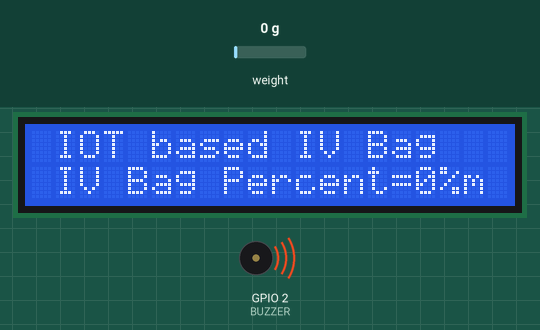
Simulated run of this sketch. Board: ESP32. On the bench: 20×2 character LCD, buzzer (waves = sounding, pin HIGH). The inputs (shaded band) are chosen by the test bench; at power-on: weight on the scale 0 g. WiFi joins after 1.5 s; servers stay silent unless stated; what the sketch prints to the serial monitor is not drawn.

Above: at 5.0 s.
5.1 s: weight on the scale set to 2 g
At 7.1 s:
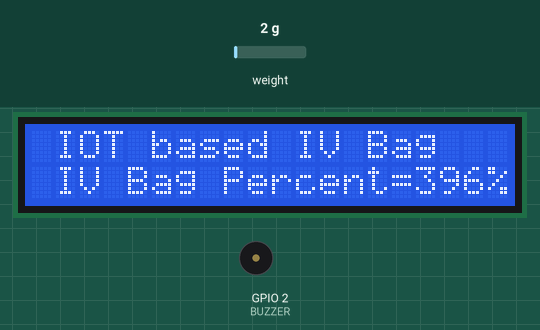
7.5 s: weight on the scale set to 100 g
At 8.8 s:
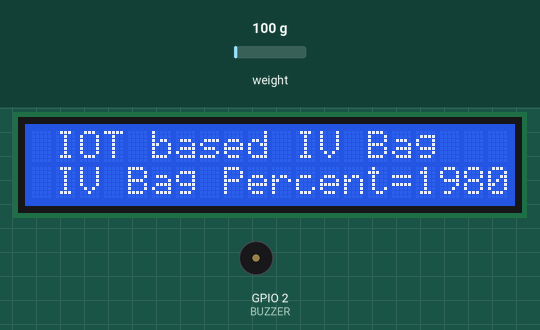
9.1 s: weight on the scale set to 1250 g
At 11.1 s:
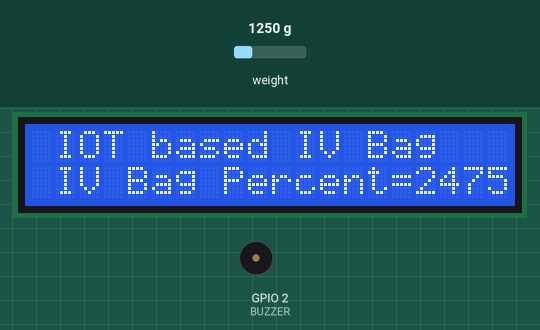
Timing chart, 0 to 12.6 s (numbered marks = the images above; inputs shaded):
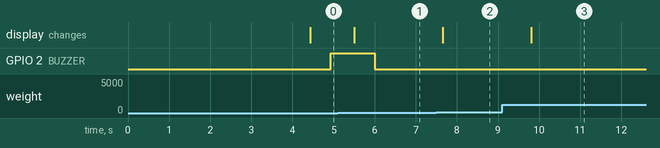

The sketch:

IV_BAG_Sample_code.ino
```cpp
#include <WiFi.h>
#include <WiFiClient.h>
#include <BlynkSimpleEsp32.h>
#include <LiquidCrystal_I2C.h>
#include "HX711.h"


#define DOUT 23
#define CLK 19

#define BLYNK_TEMPLATE_ID "TMPL30S2-08iK"
#define BLYNK_TEMPLATE_NAME "IOT based IV bag monitor"

LiquidCrystal_I2C lcd(0x27, 20, 2);
#define BUZZER 2
#define BLYNK_PRINT Serial

char auth[] = "fptdlnyuQwmuQ-ghbY3LH7H-or-kxo8m";
char ssid[] = "sandy 808";
char pass[] = "SHANDIYA";

int liter;
int val;
float weight;
float calibration_factor = 100;


HX711 scale;

void setup() {
  Serial.begin(115200);
  lcd.begin();
  lcd.backlight();
  pinMode(BUZZER, OUTPUT);
  Serial.println("Remove all weight from scale");


  scale.begin(DOUT, CLK);
  scale.set_scale();
  scale.tare();
  long zero_factor = scale.read_average();
  Serial.print("Zero factor: ");
  Serial.println(zero_factor);

  Blynk.begin(auth, ssid, pass);
}

void loop() {
  Blynk.run();
  measureweight();
}

void measureweight() {
  scale.set_scale(calibration_factor);
  weight = scale.get_units(5);
  if (weight < 0) {
    weight = 0.00;
  }
  liter = weight * 1000;
  val = liter;
  val = map(val, 0, 505, 0, 100);

  lcd.clear();
  lcd.setCursor(1, 0);
  lcd.print("IOT based IV Bag");
  lcd.setCursor(2, 1);
  lcd.print("Monitoring System");
  Serial.print("Kilogram: ");
  Serial.print(weight);
  Serial.println(" Kg");
  lcd.setCursor(1, 2);
  lcd.print("IV Bottle = ");
  lcd.print(liter);
  lcd.print(" mL");
  Serial.print("IV BOTTLE: ");
  Serial.print(liter);
  Serial.println(" mL");
  lcd.setCursor(1, 3);
  lcd.print("IV Bag Percent=");
  lcd.print(val);
  lcd.print("%");
  Serial.print("IV Bag Percent: ");
  Serial.print(val);
  Serial.println("%");
  Serial.println();
  delay(500);
  if (val <= 90 && val >= 75) {
    Blynk.logEvent("iv_alert", "IV Bottle is 50%");
    digitalWrite(BUZZER, HIGH);
    delay(50);
    digitalWrite(BUZZER, LOW);
    delay(50);
  } else if (val <= 20) {
    Blynk.logEvent("iv_alert", "IV Bottle is too LOW");
    digitalWrite(BUZZER, HIGH);
  } else {
    digitalWrite(BUZZER, LOW);
  }
  Blynk.virtualWrite(V0, liter);
  Blynk.virtualWrite(V1, val);
}
```

Measured:
- the behaviour switches between 0 and 1 g on weight on the scale (found by bisection; images 0 and 1)
- after the input at 5.1 s, GPIO 2 (BUZZER): HIGH → LOW after 0.91 s; the display: changes after 0.41 s (image 1)
- after the input at 7.5 s, the display: changes after 0.15 s (image 2)
- after the input at 9.1 s, the display: changes after 0.71 s (image 3)
